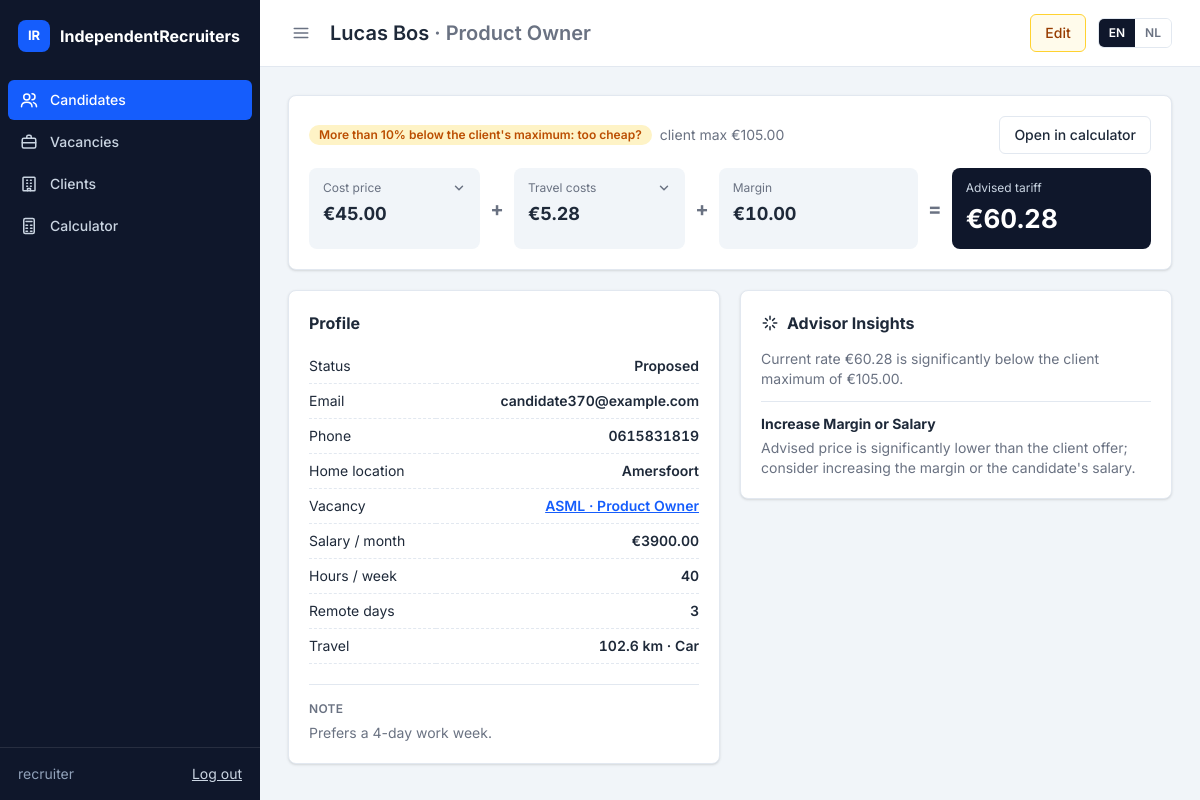
/candidates/32/ (signed in), run on the app's committed database.
### candidates/models.py (models this page shows, shortened)
class Candidate(models.Model):
    class Status(models.TextChoices):
        INTAKE = "intake", _("Intake")
        AVAILABLE = "available", _("Available")
        PROPOSED = "proposed", _("Proposed")
        PLACED = "placed", _("Placed")
        INACTIVE = "inactive", _("Inactive")
    class Transport(models.TextChoices):
        CAR = "car", _("Car")
        OV = "ov", _("Public transport")
    first_name = models.CharField(_("first name"), max_length=100)
    last_name = models.CharField(_("last name"), max_length=100)
    email = models.EmailField(_("email"), blank=True)
    phone = models.CharField(_("phone"), max_length=30, blank=True)
    city = models.CharField(_("home location"), max_length=150, blank=True,
                            help_text=_("City, postcode or address, used to calculate travel distance"))
    desired_role = models.CharField(_("desired role"), max_length=150, blank=True)
    status = models.CharField(_("status"), max_length=20, choices=Status.choices, default=Status.INTAKE)
    expected_salary_month = models.DecimalField(_("desired gross salary / month (€)"), max_digits=8, decimal_places=2)
    hours_per_week = models.PositiveSmallIntegerField(
        _("desired hours per week"), default=40, validators=[MinValueValidator(1), MaxValueValidator(60)]
    )
    travel_distance_km = models.DecimalField(
        _("travel distance one way (km)"), max_digits=6, decimal_places=1, null=True, blank=True,
        help_text=_("Calculated automatically from the home location and the vacancy location"),
    )
    transport_type = models.CharField(_("travel means"), max_length=10, choices=Transport.choices, default=Transport.CAR)
    client_pays_travel = models.BooleanField(
        _("client pays travel costs"), default=False,
        help_text=_("Travel costs are then left out of the tariff (defaults to the vacancy's setting)"),
    )
    remote_days_per_week = models.PositiveSmallIntegerField(
        _("remote days / week"), default=0, validators=[MaxValueValidator(5)],
        help_text=_("Used for matching only"),
    )
    cost_factor = models.DecimalField(_("cost price factor"), max_digits=4, decimal_places=2, default=Decimal("2.00"))
    margin_per_hour = models.DecimalField(
        _("margin / hour (€)"), max_digits=6, decimal_places=2, default=Decimal("10.00"),
        validators=[MinValueValidator(C.MIN_MARGIN), MaxValueValidator(C.MAX_MARGIN)],
    )
    proposed_rate = models.DecimalField(
        _("proposed tariff / hour (€)"), max_digits=7, decimal_places=2, null=True, blank=True,
        help_text=_("Leave empty to use the advised tariff."),
    )
    vacancy = models.ForeignKey(
        "clients.Vacancy", on_delete=models.SET_NULL, null=True, blank=True,
        related_name="candidates", verbose_name=_("vacancy"),
    )
    notes = models.TextField(_("notes"), blank=True)
    created_at = models.DateTimeField(auto_now_add=True)
    updated_at = models.DateTimeField(auto_now=True)
    PRICING_FIELD_MAP = {
        "salary_month": "expected_salary_month",
        "hours_per_week": "hours_per_week",
        "cost_factor": "cost_factor",
        "margin": "margin_per_hour",
        "travel_distance_km": "travel_distance_km",
        "transport_type": "transport_type",
        "client_pays_travel": "client_pays_travel",
    }
    class Meta:
        ordering = ["-created_at"]
        verbose_name = _("candidate")
        verbose_name_plural = _("candidates")
    @property
    def full_name(self):
        return f"{self.first_name} {self.last_name}".strip()
    def pricing_input(self, vacancy=_UNSET, **overrides) -> PricingInput:
        vacancy = self.vacancy if vacancy is _UNSET else vacancy
        data = {engine: getattr(self, model) for engine, model in self.PRICING_FIELD_MAP.items()}
        if vacancy != self.vacancy:
            data["client_pays_travel"] = bool(vacancy and vacancy.client_pays_travel)
        data.update(
            max_rate=vacancy.max_rate_per_hour if vacancy else None,
            proposed_rate=self.proposed_rate,
        )
        data.update(overrides)
        return PricingInput(**data)
    @property
    def pricing(self):
        if not hasattr(self, "_pricing_cache"):
            self._pricing_cache = calculate(self.pricing_input())
        return self._pricing_cache

### clients/models.py (models this page shows, shortened)
class Vacancy(models.Model):
    client = models.ForeignKey(Client, on_delete=models.CASCADE, related_name="vacancies", verbose_name=_("client"))
    title = models.CharField(_("title"), max_length=200)
    address = models.CharField(_("address / postcode"), max_length=200, blank=True,
                               help_text=_("Work location, used to calculate travel distance"))
    city = models.CharField(_("city"), max_length=100, blank=True)
    max_rate_per_hour = models.DecimalField(_("max client rate / hour (€)"), max_digits=7, decimal_places=2)
    hours_per_week = models.PositiveSmallIntegerField(_("hours per week"), default=40)
    remote_days_allowed = models.PositiveSmallIntegerField(_("remote days allowed"), default=0)
    min_salary = models.DecimalField(_("min salary / month (€)"), max_digits=8, decimal_places=2, null=True, blank=True)
    max_salary = models.DecimalField(_("max salary / month (€)"), max_digits=8, decimal_places=2, null=True, blank=True)
    skills = models.TextField(_("skills / keywords"), blank=True, help_text=_("Comma separated"))
    client_pays_travel = models.BooleanField(
        _("client pays travel costs"), default=False,
        help_text=_("Travel costs are then left out of the tariff"),
    )
    is_open = models.BooleanField(_("open"), default=True)
    class Meta:
        ordering = ["client__name", "title"]
        verbose_name = _("vacancy")
        verbose_name_plural = _("vacancies")
    def __str__(self):
        return f"{self.client.name} · {self.title}"
    @property
    def location(self):
        """Work location for the travel distance (address + city, falling back to the client's city)."""
        return ", ".join(part for part in (self.address, self.city or self.client.city) if part)

class Client(models.Model):
    name = models.CharField(_("name"), max_length=200)
    industry = models.CharField(_("industry"), max_length=100, blank=True)
    city = models.CharField(_("city"), max_length=100, blank=True)
    contact_name = models.CharField(_("contact name"), max_length=150, blank=True)
    contact_email = models.EmailField(_("contact email"), blank=True)
    class Meta:
        ordering = ["name"]

### candidates/views.py (the view)
# urls.py: path("<int:pk>/", views.candidate_detail, name="detail"),
def candidate_detail(request, pk):
    candidate = get_object_or_404(Candidate.objects.select_related("vacancy__client"), pk=pk)
    return render(request, "candidates/detail.html", advisor_panel_context(candidate))

### candidates/templates/candidates/detail.html (shortened to what this page needs)
{% extends "core/base.html" %}
{% load i18n static %}
{% block heading %}{{ candidate.full_name }} <span class="text-gray-500">· {{ candidate.desired_role }}</span>{% endblock %}
{% block page_actions %}
    <a class="{{ ui.btn_edit }}" href="{% url 'candidates:update' candidate.pk %}">{% trans "Edit" %}</a>
{% endblock %}
{% block content %}
<div class="flex flex-col gap-5">
    {% include "pricing/_calculator_panel.html" %}
    <div class="grid grid-cols-1 items-start gap-5 lg:grid-cols-2">
        <div class="{{ ui.card }}">
            <h2 class="{{ ui.h2 }}">{% trans "Profile" %}</h2>
            <table class="{{ ui.kv_table }}">
                <tr><td>{% trans "Status" %}</td><td class="{{ ui.kv_value }}">{{ candidate.get_status_display }}</td></tr>
                <tr><td>{% trans "Email" %}</td><td class="{{ ui.kv_value }}">{{ candidate.email|default:"—" }}</td></tr>
                <tr><td>{% trans "Phone" %}</td><td class="{{ ui.kv_value }}">{{ candidate.phone|default:"—" }}</td></tr>
                <tr><td>{% trans "Home location" %}</td><td class="{{ ui.kv_value }}">{{ candidate.city|default:"—" }}</td></tr>
                <tr><td>{% trans "Vacancy" %}</td><td class="{{ ui.kv_value }}">{% if candidate.vacancy %}<a href="{% url 'clients:detail' candidate.vacancy.pk %}">{{ candidate.vacancy }}</a>{% else %}—{% endif %}</td></tr>
                <tr><td>{% trans "Salary / month" %}</td><td class="{{ ui.kv_value }}">€{{ candidate.expected_salary_month }}</td></tr>
                <tr><td>{% trans "Hours / week" %}</td><td class="{{ ui.kv_value }}">{{ candidate.hours_per_week }}</td></tr>
                <tr><td>{% trans "Remote days" %}</td><td class="{{ ui.kv_value }}">{{ candidate.remote_days_per_week }}</td></tr>
                <tr><td>{% trans "Travel" %}</td><td class="{{ ui.kv_value }}">{% if candidate.travel_distance_km is not None %}{{ candidate.travel_distance_km }} km · {{ candidate.get_transport_type_display }}{% else %}{% trans "unknown" %}{% endif %}</td></tr>
            </table>
            {% if candidate.notes %}
                <div class="mt-5 border-t border-slate-200 pt-4">
                    <h3 class="mb-1.5 {{ ui.section_label }}">{% trans "Note" %}</h3>
                    <p class="text-gray-500">{{ candidate.notes|linebreaksbr }}</p>
                </div>
            {% endif %}
        </div>
        {% if candidate.vacancy %}{% include "clients/_advisor_panel.html" %}{% endif %}
    </div>
</div>
{% endblock %}

### core/templates/core/base.html (shortened to what this page needs)
{% load static i18n %}<!DOCTYPE html>
{% get_current_language as LANGUAGE_CODE %}
<html lang="{{ LANGUAGE_CODE }}">
<head>
    <link rel="stylesheet" href="https://cdn.datatables.net/2.3.4/css/dataTables.dataTables.css">
    <link rel="stylesheet" href="https://cdn.datatables.net/buttons/3.2.5/css/buttons.dataTables.css">
<link rel="stylesheet" href="{% static 'core/css/app.css' %}">
    <script src="https://cdn.jsdelivr.net/npm/@tailwindcss/browser@4.3.3"></script>
</head>
<body class="bg-slate-100 font-[Inter,system-ui,sans-serif] text-sm text-gray-800 [&_a:not([class])]:text-blue-600 [&_a:not([class])]:underline">
<div class="flex min-h-screen">
    <aside id="sidebar" class="group/sidebar sticky top-0 flex h-screen w-65 shrink-0 flex-col bg-slate-900 text-slate-300 transition-[width,translate] duration-200 lg:data-collapsed:w-16 max-lg:fixed max-lg:z-20 max-lg:-translate-x-full max-lg:data-open:translate-x-0">
        <a class="flex items-center gap-2.5 px-4.5 py-5 text-base font-bold text-white lg:group-data-collapsed/sidebar:justify-center lg:group-data-collapsed/sidebar:px-0" href="{% url 'candidates:list' %}">
            <span class="grid size-8 shrink-0 place-items-center rounded-lg bg-blue-600 text-[13px]">IR</span>
            <span class="lg:group-data-collapsed/sidebar:hidden">IndependentRecruiters</span>
        </a>
        <nav class="flex flex-1 flex-col gap-0.5 p-2">
            {% for item in nav_items %}
                <a href="{% url item.url_name %}" class="flex items-center gap-3 rounded-md px-3 py-2.5 font-medium [&>svg]:shrink-0 lg:group-data-collapsed/sidebar:justify-center lg:group-data-collapsed/sidebar:px-0 {% if item.active %}bg-blue-600 text-white{% else %}text-slate-300 hover:bg-slate-800 hover:text-white{% endif %}">
                    {% include "core/_icon.html" with name=item.icon %}
                    <span class="lg:group-data-collapsed/sidebar:hidden">{{ item.label }}</span>
                </a>
            {% endfor %}
        </nav>
        <div class="flex items-center justify-between border-t border-white/10 px-4.5 py-4 lg:group-data-collapsed/sidebar:hidden">
            <span class="text-slate-400">{{ request.user.get_username }}</span>
            <form method="post" action="{% url 'logout' %}">
                <button type="submit" class="cursor-pointer text-slate-300 underline hover:text-white">{% trans "Log out" %}</button>
            </form>
        </div>
    </aside>
    <div class="flex min-w-0 flex-1 flex-col">
        <header class="sticky top-0 z-10 flex items-center gap-4 border-b border-slate-200 bg-white px-4 py-3.5 lg:px-7">
            <button class="{{ ui.icon_button }}" id="sidebar-toggle" aria-label="{% trans 'Toggle menu' %}">
                {% include "core/_icon.html" with name="menu" %}
            </button>
            <h1 class="flex-1 text-xl font-semibold">{% block heading %}{% endblock %}</h1>
            <div class="flex items-center gap-3">
                {% block page_actions %}{% endblock %}
                <form action="{% url 'set_language' %}" method="post" class="flex overflow-hidden rounded-md border border-slate-200">
                    {% get_available_languages as LANGUAGES %}
                    {% for code, name in LANGUAGES %}
                        <button type="submit" name="language" value="{{ code }}"
                                class="cursor-pointer px-2.5 py-1.5 text-xs font-semibold {% if code == LANGUAGE_CODE %}bg-slate-900 text-white{% else %}bg-white text-gray-500 hover:bg-slate-100{% endif %}">{{ code|upper }}</button>
                    {% endfor %}
                </form>
            </div>
        </header>
        <main class="w-full max-w-360 p-4 lg:p-7">
            {% block content %}{% endblock %}
        </main>
    </div>
</div>
    {% trans "Actions" as t_actions %}{% trans "Could not load the form." as t_load %}{% trans "Something went wrong. Please try again." as t_error %}
</body>
</html>

### pricing/templates/pricing/_calculator_panel.html (shortened to what this page needs)
{% load i18n ui %}
{% with p=candidate.pricing %}
<div class="{{ ui.card }}">
    <p class="mb-3.5 flex flex-wrap items-center gap-2">
        <span class="{{ p.budget_status|badge }}">
            {% if p.budget_status == "ok" %}{% trans "Within the client's budget" %}{% elif p.budget_status == "over" %}{% trans "Over the client's budget" %}{% elif p.budget_status == "too_low" %}{% trans "More than 10% below the client's maximum: too cheap?" %}{% else %}{% trans "No vacancy linked" %}{% endif %}
        </span>
        {% if p.max_rate %}<span class="text-gray-500">{% trans "client max" %} €{{ p.max_rate|floatformat:2 }}</span>{% endif %}
        <a class="ml-auto {{ ui.btn_secondary }}" href="{% url 'pricing:calculator' %}?candidate={{ candidate.pk }}">{% trans "Open in calculator" %}</a>
    </p>
    <div class="{{ ui.sum_grid }}">
        {% trans "Cost price" as label %}{% trans "How is the cost price calculated?" as hint %}
        {% include "pricing/_steps_tile.html" with value=p.cost_price steps=p.cost_steps %}
        {% if p.travel_known and not p.client_pays_travel %}
            <div class="{{ ui.sum_op }}">+</div>
            {% trans "Travel costs" as label %}{% trans "How are the travel costs calculated?" as hint %}
            {% include "pricing/_steps_tile.html" with value=p.travel_in_tariff steps=p.travel_steps %}
        {% endif %}
        <div class="{{ ui.sum_op }}">+</div>
        <div class="{{ ui.sum_item }}"><span class="{{ ui.sum_label }}">{% trans "Margin" %}</span><strong class="{{ ui.sum_value }}">€{{ p.margin }}</strong></div>
        <div class="{{ ui.sum_op }}">=</div>
        <div class="{{ ui.sum_total }}"><span class="{{ ui.sum_total_label }}">{% trans "Advised tariff" %}</span><strong class="{{ ui.sum_total_value }}">€{{ p.advised_rate }}</strong></div>
    </div>
</div>
{% endwith %}

### clients/templates/clients/_advisor_panel.html (shortened to what this page needs)
{% load i18n %}
<div class="{{ ui.card }}">
    <h2 class="flex items-center gap-2 {{ ui.h2 }}">
        {% include "core/_icon.html" with name="spark" %}
        {% trans "Advisor Insights" %}
    </h2>
    {% if options %}
        {% if options.0.key == "increase_margin" %}
            <p class="text-gray-500">
            </p>
        {% else %}
            <p class="text-gray-500">
                {% blocktrans with rate=candidate.pricing.final_rate max=candidate.vacancy.max_rate_per_hour %}Current rate €{{ rate }} exceeds the client maximum of €{{ max }}. Options to lower it:{% endblocktrans %}
            </p>
        {% endif %}
        {% for option in options %}
            <div class="mt-3 border-t border-slate-200 pt-3">
                <div>
                    <strong>{{ option.title }}</strong>
                    <div class="mt-1 text-gray-500">{{ option.reason }}</div>
                </div>
            </div>
        {% endfor %}
    {% else %}
        <p class="text-gray-500">{% trans "Within budget, no tweaks needed." %}</p>
    {% endif %}
</div>

### data on the page
Candidate: full_name "Lucas Bos", desired_role "Product Owner", status "Proposed", email "candidate370@example.com", phone "0615831819", city "Amersfoort", vacancy "ASML · Product Owner", expected_salary_month "3900.00", hours_per_week "40", remote_days_per_week "3", travel_distance_km "102.6", transport_type "Car", notes "Prefers a 4-day work week."
Vacancy: max_rate "105.00"

### other printed values
{{ item.label }} "Candidates" "Vacancies" "Clients" "Calculator"
{{ request.user.get_username }} "recruiter"
{{ code|upper }} "EN" "NL"
{{ label }} "Cost price Travel costs"
{{ value }} "45.00 5.28"
{{ p.margin }} "10.00"
{{ p.advised_rate }} "60.28"
{{ option.title }} "Increase Margin or Salary"
{{ option.reason }} "Advised price is significantly lower than the client offer; consider increasing the margin or the candidate's salary."
